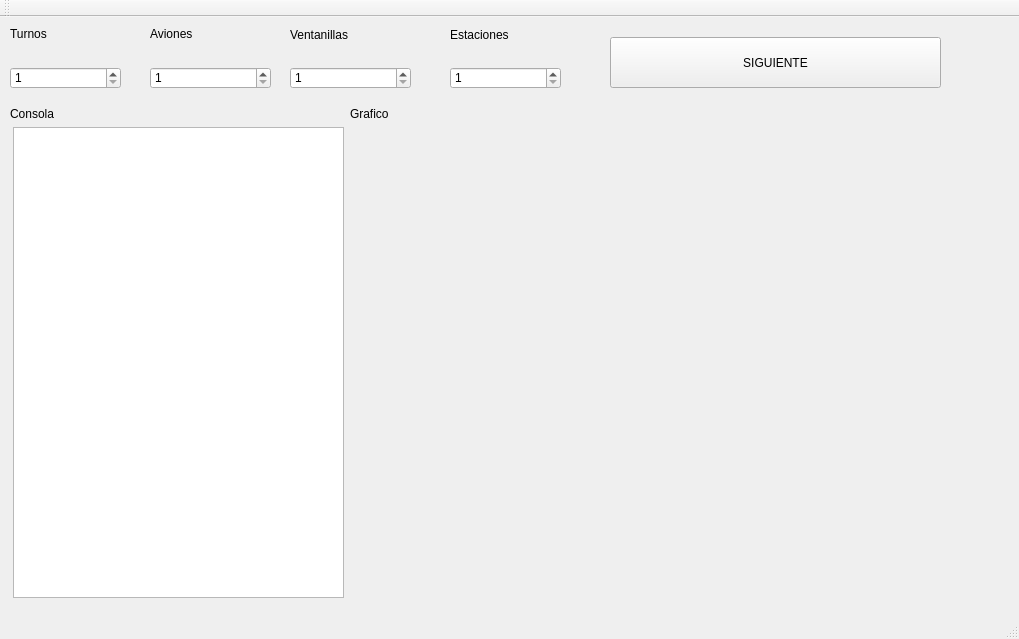
<?xml version="1.0" encoding="UTF-8"?>
<ui version="4.0">
 <class>MainWindow</class>
 <widget class="QMainWindow" name="MainWindow">
  <property name="geometry">
   <rect>
    <x>0</x>
    <y>0</y>
    <width>1019</width>
    <height>639</height>
   </rect>
  </property>
  <property name="windowTitle">
   <string>MainWindow</string>
  </property>
  <widget class="QWidget" name="centralWidget">
   <widget class="QLabel" name="label">
    <property name="geometry">
     <rect>
      <x>10</x>
      <y>10</y>
      <width>47</width>
      <height>13</height>
     </rect>
    </property>
    <property name="text">
     <string>Turnos</string>
    </property>
   </widget>
   <widget class="QLabel" name="label_2">
    <property name="geometry">
     <rect>
      <x>150</x>
      <y>10</y>
      <width>47</width>
      <height>13</height>
     </rect>
    </property>
    <property name="text">
     <string>Aviones</string>
    </property>
   </widget>
   <widget class="QLabel" name="label_3">
    <property name="geometry">
     <rect>
      <x>290</x>
      <y>10</y>
      <width>101</width>
      <height>16</height>
     </rect>
    </property>
    <property name="text">
     <string>Ventanillas</string>
    </property>
   </widget>
   <widget class="QLabel" name="label_4">
    <property name="geometry">
     <rect>
      <x>450</x>
      <y>10</y>
      <width>101</width>
      <height>16</height>
     </rect>
    </property>
    <property name="text">
     <string>Estaciones</string>
    </property>
   </widget>
   <widget class="QSpinBox" name="txtTurnos">
    <property name="geometry">
     <rect>
      <x>10</x>
      <y>50</y>
      <width>111</width>
      <height>22</height>
     </rect>
    </property>
    <property name="minimum">
     <number>1</number>
    </property>
    <property name="maximum">
     <number>99999</number>
    </property>
   </widget>
   <widget class="QSpinBox" name="txtAviones">
    <property name="geometry">
     <rect>
      <x>150</x>
      <y>50</y>
      <width>121</width>
      <height>22</height>
     </rect>
    </property>
    <property name="minimum">
     <number>1</number>
    </property>
    <property name="maximum">
     <number>99999</number>
    </property>
   </widget>
   <widget class="QSpinBox" name="txtVentanillas">
    <property name="geometry">
     <rect>
      <x>290</x>
      <y>50</y>
      <width>121</width>
      <height>22</height>
     </rect>
    </property>
    <property name="minimum">
     <number>1</number>
    </property>
    <property name="maximum">
     <number>26</number>
    </property>
   </widget>
   <widget class="QSpinBox" name="txtEstaciones">
    <property name="geometry">
     <rect>
      <x>450</x>
      <y>50</y>
      <width>111</width>
      <height>22</height>
     </rect>
    </property>
    <property name="minimum">
     <number>1</number>
    </property>
    <property name="maximum">
     <number>99999</number>
    </property>
   </widget>
   <widget class="QPushButton" name="btnSiguiente">
    <property name="geometry">
     <rect>
      <x>610</x>
      <y>20</y>
      <width>331</width>
      <height>51</height>
     </rect>
    </property>
    <property name="text">
     <string>SIGUIENTE</string>
    </property>
   </widget>
   <widget class="QTextEdit" name="consola">
    <property name="geometry">
     <rect>
      <x>13</x>
      <y>110</y>
      <width>331</width>
      <height>471</height>
     </rect>
    </property>
    <property name="readOnly">
     <bool>true</bool>
    </property>
   </widget>
   <widget class="QLabel" name="label_5">
    <property name="geometry">
     <rect>
      <x>10</x>
      <y>90</y>
      <width>47</width>
      <height>13</height>
     </rect>
    </property>
    <property name="text">
     <string>Consola</string>
    </property>
   </widget>
   <widget class="QLabel" name="label_6">
    <property name="geometry">
     <rect>
      <x>350</x>
      <y>90</y>
      <width>47</width>
      <height>13</height>
     </rect>
    </property>
    <property name="text">
     <string>Grafico</string>
    </property>
   </widget>
   <widget class="QLabel" name="lbImg">
    <property name="geometry">
     <rect>
      <x>350</x>
      <y>110</y>
      <width>661</width>
      <height>471</height>
     </rect>
    </property>
    <property name="text">
     <string/>
    </property>
    <property name="scaledContents">
     <bool>true</bool>
    </property>
   </widget>
  </widget>
  <widget class="QMenuBar" name="menuBar">
   <property name="geometry">
    <rect>
     <x>0</x>
     <y>0</y>
     <width>1019</width>
     <height>21</height>
    </rect>
   </property>
  </widget>
  <widget class="QToolBar" name="mainToolBar">
   <attribute name="toolBarArea">
    <enum>TopToolBarArea</enum>
   </attribute>
   <attribute name="toolBarBreak">
    <bool>false</bool>
   </attribute>
  </widget>
  <widget class="QStatusBar" name="statusBar"/>
 </widget>
 <layoutdefault spacing="6" margin="11"/>
 <resources/>
 <connections/>
</ui>
